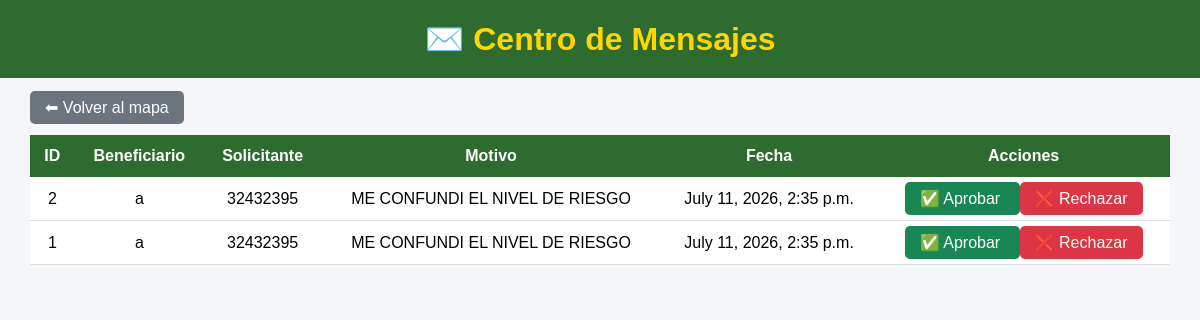
/mensajes/ (signed in), run on the app's committed database.
### mapa/models.py (models this page shows, shortened)
class SolicitudModificacion(models.Model):
    ESTADOS = [
        ("PENDIENTE", "Pendiente"),
        ("APROBADA", "Aprobada"),
        ("RECHAZADA", "Rechazada"),
    ]
    caso = models.ForeignKey(
        Caso,
        on_delete=models.CASCADE
    )
    solicitante = models.ForeignKey(
        User,
        on_delete=models.CASCADE
    )
    motivo = models.TextField()
    estado = models.CharField(
        max_length=15,
        choices=ESTADOS,
        default="PENDIENTE"
    )
    fecha = models.DateTimeField(
        auto_now_add=True
    )
    autorizado_por = models.ForeignKey(
        User,
        null=True,
        blank=True,
        on_delete=models.SET_NULL,
        related_name="autorizaciones_modificacion"
    )
    fecha_autorizacion = models.DateTimeField(
        null=True,
        blank=True
    )

class Caso(models.Model):
    RIESGOS = [
    ("LEVE", "Leve"),
    ("MODERADO", "Moderado"),
    ("SEVERO", "Severo"),
    ("SEVERO EXTREMO", "Severo extremo"),
    ("NO DETERMINADO", "No determinado"),
]
    NOTIFICACION = [
    ("PENDIENTE", "Pendiente"),
    ("NOTIFICADO", "Notificado"),
]
    DISTRITOS = [
        ("EL AGUSTINO", "EL AGUSTINO"),
        ("ATE", "ATE"),
        ("SANTA ANITA", "SANTA ANITA"),
        ("SAN LUIS", "SAN LUIS"),
        ("LA VICTORIA", "LA VICTORIA"),
        ("RIMAC", "RIMAC"),
        ("CERCADO DE LIMA", "CERCADO DE LIMA"),
    ]
    beneficiario = models.CharField(max_length=200, blank=True)
    dni_beneficiario = models.CharField(
    max_length=8,
    blank=True
)
    domicilio = models.CharField(max_length=300, blank=True)
    nivel_riesgo = models.CharField(
        max_length=30,
        choices=RIESGOS,
        blank=True
    )
    distrito = models.CharField(
        max_length=100,
        choices=DISTRITOS,
        blank=True
    )
    comisaria = models.CharField(max_length=200, blank=True)
    efectivo = models.CharField(max_length=100, blank=True)
    folder = models.CharField(max_length=100, blank=True)
    expediente = models.CharField(max_length=100, blank=True)
    agresor = models.CharField(max_length=200, blank=True)
    dni_agresor = models.CharField(
    max_length=8,
    blank=True
)
    telefono = models.CharField(max_length=50, blank=True)
    fecha_registro = models.DateField(null=True, blank=True)
    ultima_visita = models.DateField(null=True, blank=True)
    fecha_limite = models.DateField(null=True, blank=True)
    notificacion_beneficiario = models.CharField(
    max_length=15,
    choices=NOTIFICACION,
    default="PENDIENTE"
)
    fecha_notificacion_beneficiario = models.DateField(
    null=True,
    blank=True
)
    notificacion_agresor = models.CharField(
    max_length=15,
    choices=NOTIFICACION,
    default="PENDIENTE"
)
    fecha_notificacion_agresor = models.DateField(
    null=True,
    blank=True
)
    estado = models.CharField(
        max_length=15,
        default="ACTIVO"
    )
    latitud = models.FloatField(
        null=True,
        blank=True
    )
    longitud = models.FloatField(
        null=True,
        blank=True
    )

### mapa/views.py (the view)
@login_required
@grupo_requerido("Administrador", "Jefe_MP")
def mensajes(request):
    solicitudes = SolicitudModificacion.objects.filter(
        estado="PENDIENTE"
    ).order_by("-fecha")
    return render(
        request,
        "mapa/mensajes.html",
        {
            "solicitudes": solicitudes
        }
    )

### mapa/templates/mapa/mensajes.html (shortened to what this page needs)
<!DOCTYPE html>
<html lang="es">
<head>
</head>
<body>
<header>
<h1>✉️ Centro de Mensajes</h1>
</header>
<div class="contenedor">
<a href="/" class="btn volver">
⬅ Volver al mapa
</a>
<br><br>
{% if solicitudes %}
<table>
<tr>
<th>ID</th>
<th>Beneficiario</th>
<th>Solicitante</th>
<th>Motivo</th>
<th>Fecha</th>
<th>Acciones</th>
</tr>
{% for solicitud in solicitudes %}
<tr>
<td>{{ solicitud.id }}</td>
<td>{{ solicitud.caso.beneficiario }}</td>
<td>{{ solicitud.solicitante.username }}</td>
<td>{{ solicitud.motivo }}</td>
<td>{{ solicitud.fecha }}</td>
<td>
<a href="#" class="btn aprobar">
✅ Aprobar
</a>
<a href="#" class="btn rechazar">
❌ Rechazar
</a>
</td>
</tr>
{% endfor %}
</table>
{% else %}
<div class="sin">
📭 No existen mensajes pendientes.
</div>
{% endif %}
</div>
</body>
</html>

### mapa/templates/mapa/mensajes.html (style rules this page uses)
body { margin:0; font-family:Arial, Helvetica, sans-serif; background:#f4f6f9; }
header { background:#2E6B2E; color:#FFD700; text-align:center; padding:20px; }
h1 { margin:0; }
.contenedor { width:95%; margin:auto; margin-top:20px; }
table { width:100%; border-collapse:collapse; background:white; }
th { background:#2E6B2E; color:white; padding:12px; }
td { padding:12px; border-bottom:1px solid #ddd; text-align:center; }
.btn { padding:8px 15px; border:none; border-radius:5px; text-decoration:none; color:white; }
.aprobar { background:#198754; }
.rechazar { background:#dc3545; }
.volver { background:#6c757d; }

### data on the page
SolicitudModificacion: id "2", caso.beneficiario "a", solicitante.username "32432395", motivo "ME CONFUNDI EL NIVEL DE RIESGO", fecha "July 11, 2026, 2:35 p.m."
SolicitudModificacion: id "1", caso.beneficiario "a", solicitante.username "32432395", motivo "ME CONFUNDI EL NIVEL DE RIESGO", fecha "July 11, 2026, 2:35 p.m."
